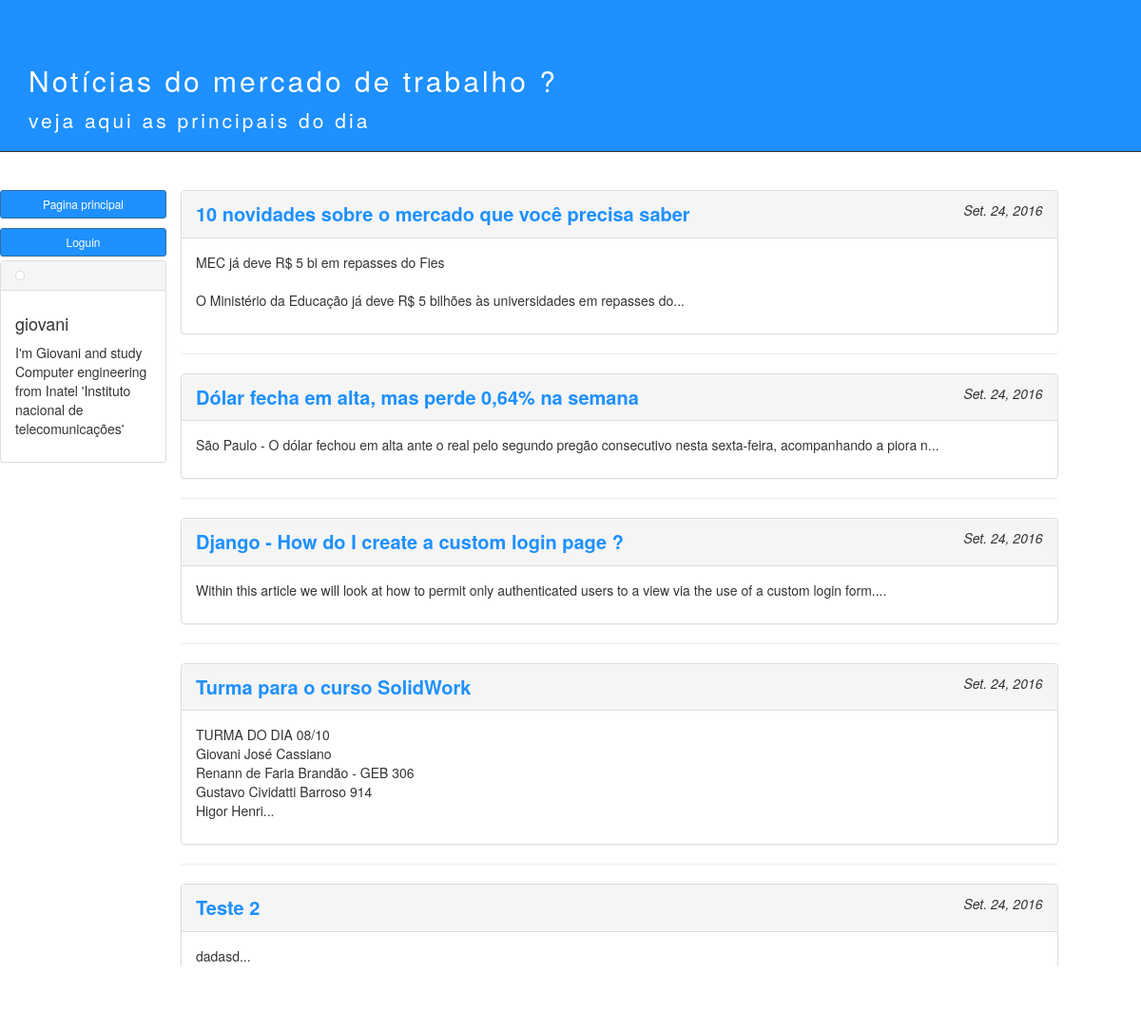
Page /blog/ (signed in) on the committed database.
### blog/models.py (models this page shows)
class Post(models.Model):
	post_id = models.AutoField(primary_key=True)
	title = models.CharField(max_length = 100)
	texto = models.TextField()
	date = models.DateField()

### blog/views.py (the view)
def posts(request,num = -1):
	global username,password
	user = None
	if  request.method == 'POST':
		logout(request)
		username = password = ''
		if request.POST:
		    username = request.POST['username']
		    password = request.POST['passwd']
		    print username,password
		    user = authenticate(username=username, password=password)
		    if user is not None:
		        if user.is_active:
		            login(request)
	if num <= 0:
		posts_list = Post.objects.order_by('-post_id')[:5]
		for post in posts_list:
			post.texto = post.texto[:120] + "..."
	else:
		try:
			posts_list = Post.objects.filter(post_id=num)
		except:
			print "[except in posts views !]"
			posts_list = Post.objects.order_by('-post_id')[:5]
	context = {'posts_list':posts_list}
	if user!=None:
		context = {'posts_list':posts_list,'user':username}
	return render(request,'posts.html',context)

### blog/templates/posts.html (shortened to what this page needs)
<link rel="stylesheet" href="https://maxcdn.bootstrapcdn.com/bootstrap/3.3.1/css/bootstrap.min.css">
<div  class="jumbotron head-page">
	<div class="container titulo-page">
	    <h2>Notícias do mercado de trabalho ?</h2>
	    <p>veja aqui as principais do dia</p>
 	</div>
</div>
<div class="row top-page">
  <div class="col-sm-2">
  <a type="button" href="/blog/" class="btn btn-primary btn-sm 1   btn-pagina-principal" >Pagina principal</a>
	{% include "login.html" %}
  	<div class="panel panel-default">
	  	<div class="panel-heading">
		  	<div class="panel-title">
			  	<img class="img-thumbnail img-responsive"
			     src="https://avatars.githubusercontent.com/gjcassiano" alt="" />
			</div>
		</div>
		<div class="panel-body">
			{%block content%}
			{% if user != None%}
				<h4>{{user}}</h4>
			{% endif %}
			{%endblock%}
			<p>I'm Giovani and study Computer engineering from Inatel 'Instituto nacional de telecomunicações'</p>
		</div>
	</div>
  </div>
  	<div class="content container bg-grey col-md-9">
	    <div class="row">
	        <div class="">
	        	{% if posts_list %}
		           {% for post in posts_list %}
		                <div class="panel panel-default">
		                   	<div class="panel-heading">
		                    	<strong class="panel-title titulo-post-page">	<a href="/blog/post_{{ post.post_id}}/">{{ post.title}}</a></strong>
		                   	<i class = "icon-time pull-right">{{ post.date }}</i>
						 	</div>
		                    <div class="panel-body">
		                    	<p class=" ">{{ post.texto|linebreaksbr }}</p>
		                    </div>
		                </div>
		                <hr class="divider"></hr>
		            {% endfor %}
		       	{% else %}
		       		<div class="post">
		       			<h1>Nenhum post encontrado</h1>
		       		</div>
	        	{% endif%}
	        </div>
	    </div>
	</div>
</div>

### blog/templates/posts.html (style rules this page uses)
.top-page { margin-top:40px; }
.head-page { letter-spacing: 3px; background:#1E90FF; border-bottom:solid; border-width:1px; height: 160px; }
.titulo-page { color: #FFFFFF; }
.titulo-post-page { color: #1E90FF; font-size: 20px; }
a:link { text-decoration: none; transition: all 0.3s ease; }
.btn-pagina-principal { margin-bottom: 10px; display: block; background:#1E90FF; }

### rows in the picture
Post: title "10 novidades sobre o mercado que você precisa saber", date "Set. 24, 2016", texto "MEC já deve R$ 5 bi em repasses do Fies O Ministério da Educação já deve R$ 5 bilhões às universidades em repasses do..."
Post: title "Dólar fecha em alta, mas perde 0,64% na semana", date "Set. 24, 2016", texto "São Paulo - O dólar fechou em alta ante o real pelo segundo pregão consecutivo nesta sexta-feira, acompanhando a piora n..."
Post: title "Django - How do I create a custom login page ?", date "Set. 24, 2016", texto "Within this article we will look at how to permit only authenticated users to a view via the use of a custom login form...."
Post: title "Turma para o curso SolidWork", date "Set. 24, 2016", texto "TURMA DO DIA 08/10 Giovani José Cassiano Renann de Faria Brandão - GEB 306 Gustavo Cividatti Barroso 914 Higor Henri..."
Post: title "Teste 2", date "Set. 24, 2016", texto "dadasd..."

### other values in the picture
{{ user }} "giovani"
